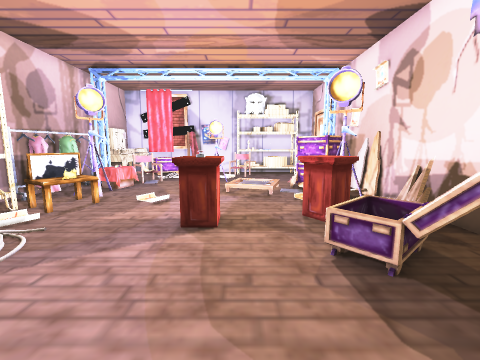
[1] (above)

15 first-person views from a walk through a 3-D level made in the Unity game engine. The camera is 1.2 m above the floor, tilts 8° down and sees 90° across. The floor is counted in squares, 0.5 m on a side. Each view is taken from the middle of a square. On the plan, view 1 faces up. The plan holds only what a view shows up to about 17 squares ahead; the rest is blank. The place goes on beyond the plan. The player character is not drawn. Some surface patterns are stand-ins.

[2]
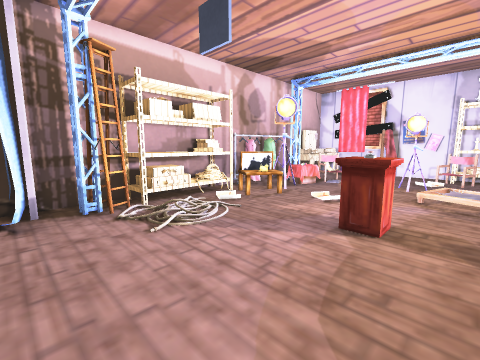

[3]
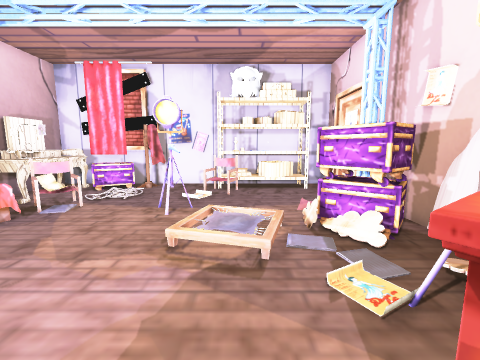

[4]
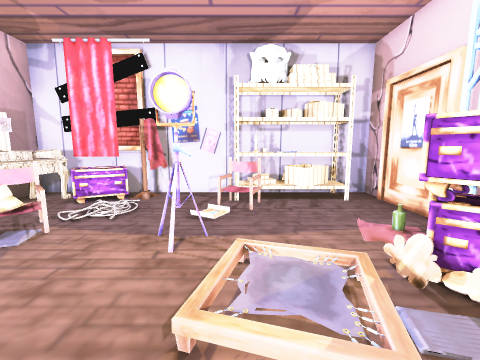

[5]
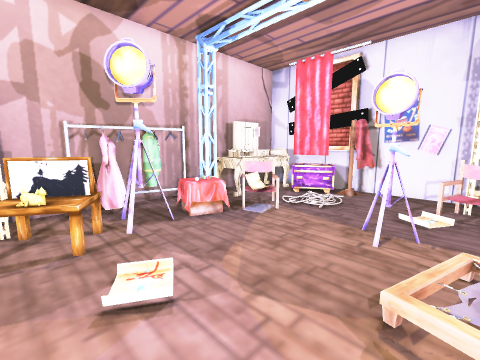

[6]
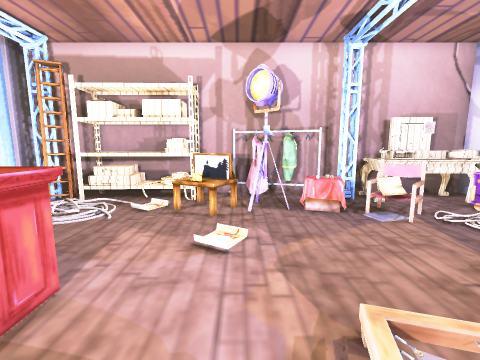

[7]
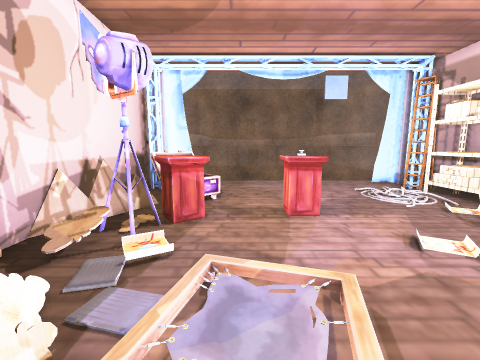

[8]
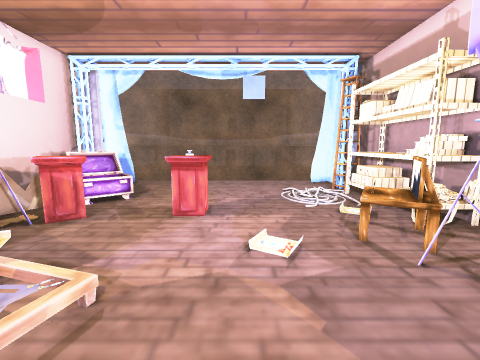

[9]
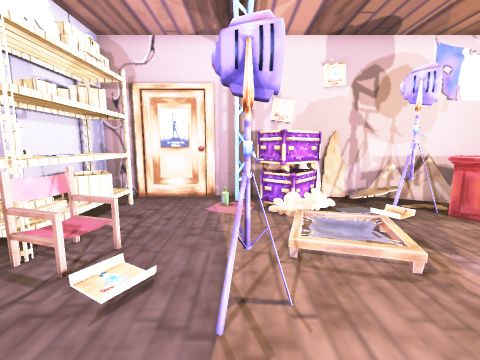

[10]
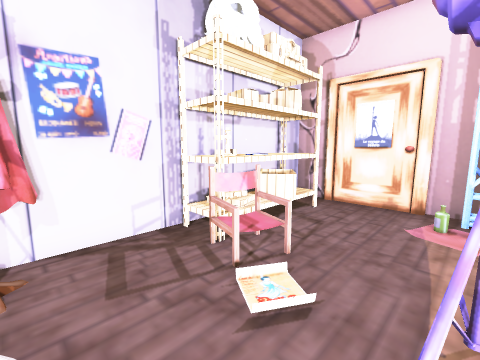

[11]
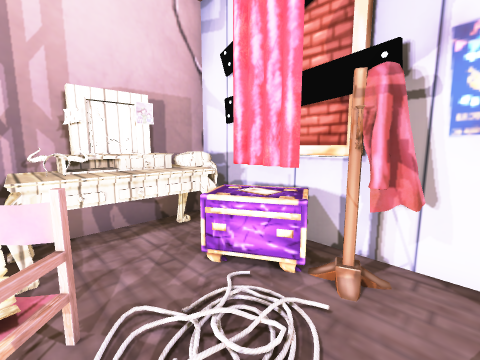

[12]
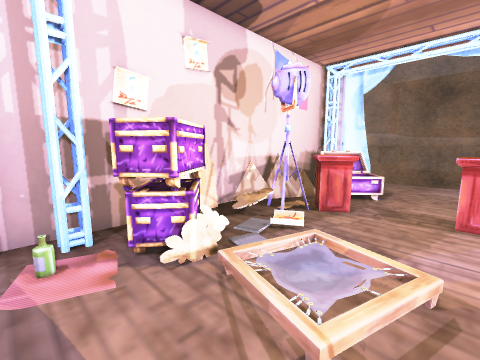

[13]
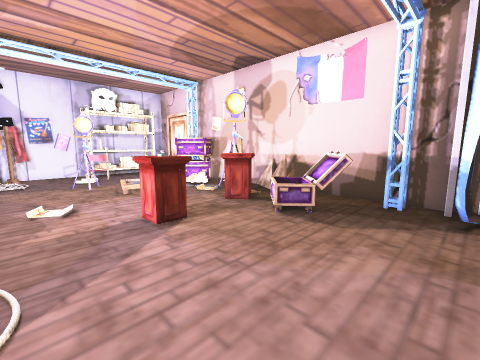

[14]
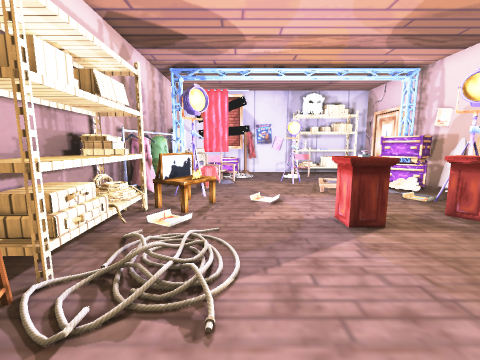

[15]
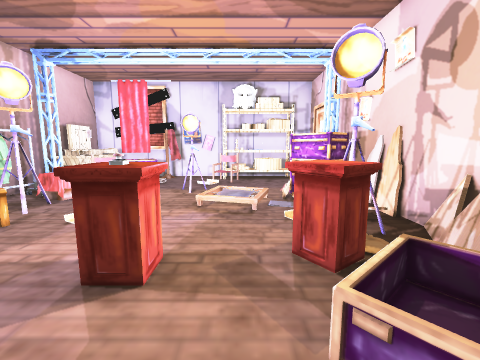

### Floor plan
Key: @ floor where view 1 was taken; # wall or solid block; . main floor; : floor 0.25 m higher than the main floor; / step, stairs or slope; v drop or lower ground; O other object.
Columns run from 10 left of view 1 to 7 right of it. Each row starts with its distance up from view 1.
 24     #
 23     ########  ####
 22 ######O   OOOOOO##
 21 OOOOOOO...OOOOOO##
 20 OOOOO....OOO.O..##
 19 OOO..:...OOO....##
 18 OOO.............##
 17 OOOOO...........##
 16 ##.vO...OO..... ##
 15 #OOO.....//...OO.#
 14 OOOO......///OOOO#
 13 OO......../:/.OOO#
 12 OOOO......///...O#
 11 O..O.........../O#
 10 #.OOO.........O/ #
  9 OOOO.........OO/O#
  8 OO......OO..OOO.O#
  7 OO......OO...O.OO#
  6 OO.........../// #
  5 OOO........./:/O##
  4 OOO..........OOO##
  3 #OO...........O ##
  2 ##.............###
  1 ###...........## #
  0  ##.......@...## #

Where each view was taken, in squares from view 1:
view 1: 0 up, 0 right, facing up
view 2: 0 up, 1 right, facing up-left
view 3: 7 up, 1 right, facing up
view 4: 10 up, 0 right, facing up
view 5: 9 up, 0 right, facing up-left
view 6: 11 up, 2 right, facing left
view 7: 16 up, 1 right, facing down
view 8: 16 up, 3 left, facing down
view 9: 16 up, 5 left, facing right
view 10: 16 up, 4 left, facing up-right
view 11: 17 up, 3 left, facing up-left
view 12: 17 up, 1 left, facing down-right
view 13: 0 up, 5 left, facing up-right
view 14: 0 up, 5 left, facing up
view 15: 3 up, 1 right, facing up
